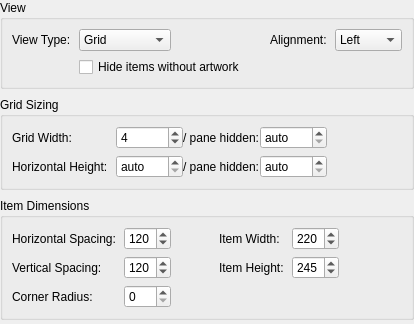
<?xml version="1.0" encoding="UTF-8"?>
<ui version="4.0">
 <class>AppearanceLayoutPanel</class>
 <widget class="QWidget" name="AppearanceLayoutPanel">
  <layout class="QVBoxLayout" name="rootLayout">
   <property name="leftMargin"><number>0</number></property>
   <property name="topMargin"><number>0</number></property>
   <property name="rightMargin"><number>0</number></property>
   <property name="bottomMargin"><number>0</number></property>
   <property name="spacing"><number>8</number></property>
   <item>
    <widget class="QGroupBox" name="appearanceViewGroupBox">
     <property name="title"><string>View</string></property>
     <!-- Two-column section: two equal-width column wrappers side by side. -->
     <layout class="QHBoxLayout" name="appearanceViewRowLayout">
      <property name="spacing"><number>24</number></property>
      <item>
       <widget class="QWidget" name="appearanceViewColLeft" native="true">
        <property name="sizePolicy">
         <sizepolicy hsizetype="Expanding" vsizetype="Preferred"><horstretch>0</horstretch><verstretch>0</verstretch></sizepolicy>
        </property>
        <layout class="QFormLayout" name="appearanceViewFormLeft">
         <property name="formAlignment"><set>Qt::AlignmentFlag::AlignLeft|Qt::AlignmentFlag::AlignTop</set></property>
         <property name="horizontalSpacing"><number>8</number></property>
         <property name="verticalSpacing"><number>6</number></property>
         <property name="leftMargin"><number>0</number></property>
         <property name="topMargin"><number>0</number></property>
         <property name="rightMargin"><number>0</number></property>
         <property name="bottomMargin"><number>0</number></property>
         <property name="fieldGrowthPolicy"><enum>QFormLayout::FieldGrowthPolicy::FieldsStayAtSizeHint</enum></property>
         <item row="0" column="0"><widget class="QLabel" name="label_viewType"><property name="text"><string>View Type:</string></property></widget></item>
         <item row="0" column="1">
          <widget class="QComboBox" name="viewTypeComboBox">
           <property name="minimumWidth"><number>140</number></property>
           <property name="toolTip"><string>Display items as a grid with artwork, a simple list, a 3D cover-flow carousel, or a horizontally-scrolling grid</string></property>
           <item><property name="text"><string>Grid</string></property></item>
           <item><property name="text"><string>List</string></property></item>
           <item><property name="text"><string>Cover Flow</string></property></item>
           <item><property name="text"><string>Horizontal</string></property></item>
          </widget>
         </item>
         <item row="1" column="1"><widget class="QCheckBox" name="hideMissingArtworkCheckBox"><property name="text"><string>Hide items without artwork</string></property><property name="toolTip"><string>When enabled, media items whose artwork lookup returns no match are hidden from the items page. Subcollections and virtual folders are unaffected.</string></property></widget></item>
        </layout>
       </widget>
      </item>
      <item>
       <widget class="QWidget" name="appearanceViewColRight" native="true">
        <property name="sizePolicy">
         <sizepolicy hsizetype="Expanding" vsizetype="Preferred"><horstretch>0</horstretch><verstretch>0</verstretch></sizepolicy>
        </property>
        <layout class="QFormLayout" name="appearanceViewFormRight">
         <property name="formAlignment"><set>Qt::AlignmentFlag::AlignLeft|Qt::AlignmentFlag::AlignTop</set></property>
         <property name="horizontalSpacing"><number>8</number></property>
         <property name="verticalSpacing"><number>6</number></property>
         <property name="leftMargin"><number>0</number></property>
         <property name="topMargin"><number>0</number></property>
         <property name="rightMargin"><number>0</number></property>
         <property name="bottomMargin"><number>0</number></property>
         <property name="fieldGrowthPolicy"><enum>QFormLayout::FieldGrowthPolicy::FieldsStayAtSizeHint</enum></property>
         <item row="0" column="0"><widget class="QLabel" name="label_horizontalAlignment"><property name="text"><string>Alignment:</string></property></widget></item>
         <item row="0" column="1">
          <widget class="QComboBox" name="horizontalAlignmentComboBox">
           <property name="minimumWidth"><number>140</number></property>
           <property name="toolTip"><string>Horizontal alignment of collection grid (Left, Center, Right)</string></property>
           <item><property name="text"><string>Left</string></property></item>
           <item><property name="text"><string>Center</string></property></item>
           <item><property name="text"><string>Right</string></property></item>
          </widget>
         </item>
        </layout>
       </widget>
      </item>
     </layout>
    </widget>
   </item>
   <item>
    <widget class="QGroupBox" name="appearanceGridSizingGroupBox">
     <property name="title"><string>Grid Sizing</string></property>
     <!-- Single column: each row already pairs a value with its
          pane-hidden alternate, so it reads as two columns already. -->
     <layout class="QFormLayout" name="appearanceGridSizingFormLayout">
      <property name="horizontalSpacing"><number>8</number></property>
      <property name="verticalSpacing"><number>6</number></property>
      <property name="fieldGrowthPolicy"><enum>QFormLayout::FieldGrowthPolicy::FieldsStayAtSizeHint</enum></property>
      <item row="0" column="0"><widget class="QLabel" name="label_gridLayout"><property name="text"><string>Grid Width:</string></property></widget></item>
      <item row="0" column="1">
       <layout class="QHBoxLayout" name="gridWidthLayout">
        <item><widget class="QSpinBox" name="gridWidthSpinBox"><property name="maximumWidth"><number>100</number></property><property name="toolTip"><string>Number of artwork items per row (no upper cap)</string></property><property name="minimum"><number>1</number></property><property name="maximum"><number>2147483647</number></property><property name="value"><number>4</number></property></widget></item>
        <item><widget class="QLabel" name="label_gridWidthSidebarHidden"><property name="text"><string>/ pane hidden:</string></property><property name="toolTip"><string>Alternate items-per-row used when the details pane is hidden in Expand mode. 0 inherits Grid Width. (Overlay mode always uses Grid Width — the floating pane doesn't shrink the grid.)</string></property></widget></item>
        <item><widget class="QSpinBox" name="gridWidthSidebarHiddenSpinBox"><property name="maximumWidth"><number>100</number></property><property name="toolTip"><string>Items-per-row when the details pane is hidden in Expand mode (no upper cap). 0 falls back to Grid Width.</string></property><property name="specialValueText"><string>auto</string></property><property name="minimum"><number>0</number></property><property name="maximum"><number>2147483647</number></property><property name="value"><number>0</number></property></widget></item>
        <item><spacer name="gridWidthSpacer"><property name="orientation"><enum>Qt::Orientation::Horizontal</enum></property><property name="sizeHint" stdset="0"><size><width>0</width><height>0</height></size></property></spacer></item>
       </layout>
      </item>
      <item row="1" column="0"><widget class="QLabel" name="label_horizontalGridHeight"><property name="text"><string>Horizontal Height:</string></property><property name="toolTip"><string>Items per column when the view type is set to Horizontal. 0 inherits Grid Width.</string></property></widget></item>
      <item row="1" column="1">
       <layout class="QHBoxLayout" name="horizontalGridHeightLayout">
        <item><widget class="QSpinBox" name="horizontalGridHeightSpinBox"><property name="maximumWidth"><number>100</number></property><property name="toolTip"><string>Items per column for Horizontal view (no upper cap). 0 falls back to Grid Width.</string></property><property name="specialValueText"><string>auto</string></property><property name="minimum"><number>0</number></property><property name="maximum"><number>2147483647</number></property><property name="value"><number>0</number></property></widget></item>
        <item><widget class="QLabel" name="label_horizontalGridHeightSidebarHidden"><property name="text"><string>/ pane hidden:</string></property><property name="toolTip"><string>Alternate items-per-column for Horizontal view when the details pane is hidden in Expand mode. 0 inherits Horizontal Height.</string></property></widget></item>
        <item><widget class="QSpinBox" name="horizontalGridHeightSidebarHiddenSpinBox"><property name="maximumWidth"><number>100</number></property><property name="toolTip"><string>Items per column for Horizontal view when the details pane is hidden in Expand mode (no upper cap). 0 falls back to Horizontal Height.</string></property><property name="specialValueText"><string>auto</string></property><property name="minimum"><number>0</number></property><property name="maximum"><number>2147483647</number></property><property name="value"><number>0</number></property></widget></item>
        <item><spacer name="horizontalGridHeightSpacer"><property name="orientation"><enum>Qt::Orientation::Horizontal</enum></property><property name="sizeHint" stdset="0"><size><width>0</width><height>0</height></size></property></spacer></item>
       </layout>
      </item>
     </layout>
    </widget>
   </item>
   <item>
    <widget class="QGroupBox" name="appearanceItemDimsGroupBox">
     <property name="title"><string>Item Dimensions</string></property>
     <!-- Two-column section: two equal-width column wrappers side by side. -->
     <layout class="QHBoxLayout" name="appearanceItemDimsRowLayout">
      <property name="spacing"><number>24</number></property>
      <item>
       <widget class="QWidget" name="appearanceItemDimsColLeft" native="true">
        <property name="sizePolicy">
         <sizepolicy hsizetype="Expanding" vsizetype="Preferred"><horstretch>0</horstretch><verstretch>0</verstretch></sizepolicy>
        </property>
        <layout class="QFormLayout" name="appearanceItemDimsFormLeft">
         <property name="formAlignment"><set>Qt::AlignmentFlag::AlignLeft|Qt::AlignmentFlag::AlignTop</set></property>
         <property name="horizontalSpacing"><number>8</number></property>
         <property name="verticalSpacing"><number>6</number></property>
         <property name="leftMargin"><number>0</number></property>
         <property name="topMargin"><number>0</number></property>
         <property name="rightMargin"><number>0</number></property>
         <property name="bottomMargin"><number>0</number></property>
         <property name="fieldGrowthPolicy"><enum>QFormLayout::FieldGrowthPolicy::FieldsStayAtSizeHint</enum></property>
         <item row="0" column="0"><widget class="QLabel" name="label_hSpace"><property name="text"><string>Horizontal Spacing:</string></property></widget></item>
         <item row="0" column="1"><widget class="QSpinBox" name="horizontalSpacingSpinBox"><property name="maximumWidth"><number>100</number></property><property name="toolTip"><string>Horizontal spacing adjustment (0 = tightest, 150 = loosest)</string></property><property name="minimum"><number>0</number></property><property name="maximum"><number>150</number></property><property name="value"><number>120</number></property></widget></item>
         <item row="1" column="0"><widget class="QLabel" name="label_vSpace"><property name="text"><string>Vertical Spacing:</string></property></widget></item>
         <item row="1" column="1"><widget class="QSpinBox" name="verticalSpacingSpinBox"><property name="maximumWidth"><number>100</number></property><property name="toolTip"><string>Vertical spacing adjustment (0 = tightest, 150 = loosest)</string></property><property name="minimum"><number>0</number></property><property name="maximum"><number>150</number></property><property name="value"><number>120</number></property></widget></item>
         <item row="2" column="0"><widget class="QLabel" name="label_cornerRadius"><property name="text"><string>Corner Radius:</string></property></widget></item>
         <item row="2" column="1"><widget class="QSpinBox" name="cornerRadiusSpinBox"><property name="maximumWidth"><number>100</number></property><property name="toolTip"><string>Corner radius for item artwork in pixels (0 = square)</string></property><property name="minimum"><number>0</number></property><property name="maximum"><number>100</number></property><property name="value"><number>0</number></property></widget></item>
        </layout>
       </widget>
      </item>
      <item>
       <widget class="QWidget" name="appearanceItemDimsColRight" native="true">
        <property name="sizePolicy">
         <sizepolicy hsizetype="Expanding" vsizetype="Preferred"><horstretch>0</horstretch><verstretch>0</verstretch></sizepolicy>
        </property>
        <layout class="QFormLayout" name="appearanceItemDimsFormRight">
         <property name="formAlignment"><set>Qt::AlignmentFlag::AlignLeft|Qt::AlignmentFlag::AlignTop</set></property>
         <property name="horizontalSpacing"><number>8</number></property>
         <property name="verticalSpacing"><number>6</number></property>
         <property name="leftMargin"><number>0</number></property>
         <property name="topMargin"><number>0</number></property>
         <property name="rightMargin"><number>0</number></property>
         <property name="bottomMargin"><number>0</number></property>
         <property name="fieldGrowthPolicy"><enum>QFormLayout::FieldGrowthPolicy::FieldsStayAtSizeHint</enum></property>
         <item row="0" column="0"><widget class="QLabel" name="label_itemLayout"><property name="text"><string>Item Width:</string></property></widget></item>
         <item row="0" column="1"><widget class="QSpinBox" name="itemWidthSpinBox"><property name="maximumWidth"><number>100</number></property><property name="toolTip"><string>Width of collection items in pixels</string></property><property name="minimum"><number>100</number></property><property name="maximum"><number>400</number></property><property name="value"><number>220</number></property></widget></item>
         <item row="1" column="0"><widget class="QLabel" name="label_itemHeight"><property name="text"><string>Item Height:</string></property></widget></item>
         <item row="1" column="1"><widget class="QSpinBox" name="itemHeightSpinBox"><property name="maximumWidth"><number>100</number></property><property name="toolTip"><string>Height of collection items in pixels</string></property><property name="minimum"><number>100</number></property><property name="maximum"><number>400</number></property><property name="value"><number>245</number></property></widget></item>
        </layout>
       </widget>
      </item>
     </layout>
    </widget>
   </item>
   <item><spacer name="appearanceLayoutVerticalSpacer"><property name="orientation"><enum>Qt::Orientation::Vertical</enum></property><property name="sizeHint" stdset="0"><size><width>20</width><height>4</height></size></property></spacer></item>
  </layout>
 </widget>
 <resources/>
 <connections/>
</ui>
